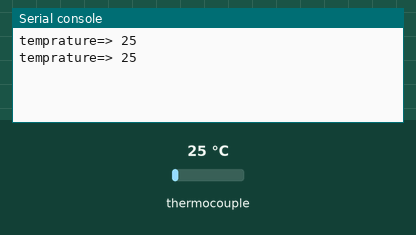
The program below on a simulated CircuitPython board. Shown: the last lines printed to the serial console. The inputs (shaded band) are chosen by the test bench; at power-on: thermocouple 25 °C.

Above: at 1.2 s.
1.3 s: thermocouple set to 6 °C
At 2.6 s:
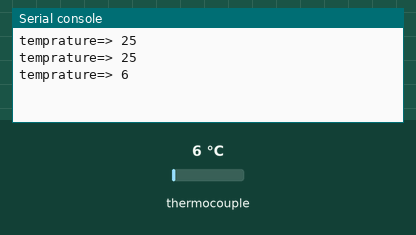
2.8 s: thermocouple set to 75 °C
At 3.8 s:
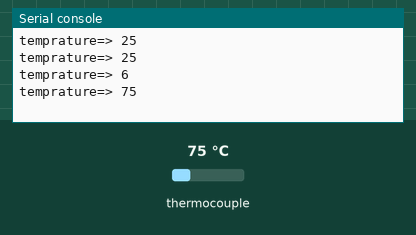
Timing chart, 0 to 5.8 s (numbered marks = the images above; inputs shaded):
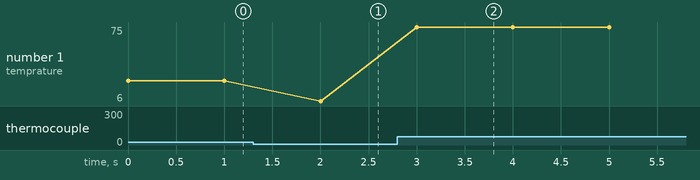

The program:

demo_31856.py
```python
import board
import busio
import digitalio
import adafruit_max31856
import time

# create a spi object
spi = busio.SPI(board.SCK, board.MOSI, board.MISO)

# allocate a CS pin and set the direction
cs = digitalio.DigitalInOut(board.D7)
cs.direction = digitalio.Direction.OUTPUT

# create a thermocouple object with the above
thermocouple = adafruit_max31856.MAX31856(spi, cs)

# print the temperature!
while True:
	print("temprature=>",int(thermocouple.temperature))
	time.sleep(1)
```

Measured:
- after the input at 1.3 s, the serial console: prints a new line after 0.70 s (image 1)
- after the input at 2.8 s, the serial console: prints a new line after 0.20 s (image 2)
- plotted number 1: 25 → 6 after the input at 1.3 s, 6 → 75 after the input at 2.8 s
